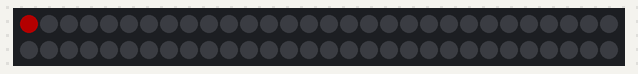
A sketch run on a simulated Arduino Uno, built with avr-gcc and run on an emulated ATmega328P. On the bench: 60 RGB LEDs in strip order, left to right, continuing on the next row. Dim RGB values are drawn brighter than linear.

Above: at 0.01 s.
At 1.69 s:
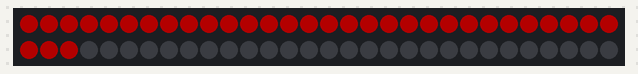
At 2.32 s:
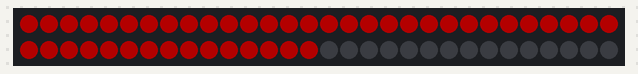
At 3.37 s:
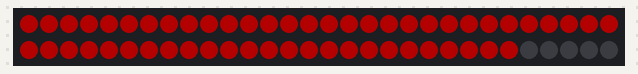
At 5.05 s:
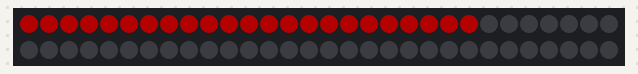
At 6.83 s:
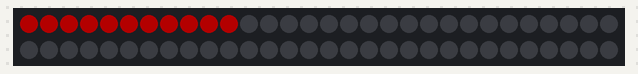

Measured:
- by itself, everything shown: repeats every 6.3 s, in 120 steps

The sketch:

led_strip_test.ino
```cpp
#include <FastLED.h>

#define NUM_LEDS 60
#define DATA_PIN 3

CRGB leds[NUM_LEDS];

void setup() {
      Serial.begin(9600);
  	  FastLED.addLeds<NEOPIXEL, DATA_PIN>(leds, NUM_LEDS);
      FastLED.setBrightness(60);
}

void loop() {
  for (int i = 0; i < NUM_LEDS; i++) {
    leds[i] = CRGB::Red;
    FastLED.show();
    delay(50);
  }
  for (int i = NUM_LEDS - 1; i >= 0; i--) {
    leds[i] = CRGB::Black;
    FastLED.show();
    delay(50);
  }
}
```
